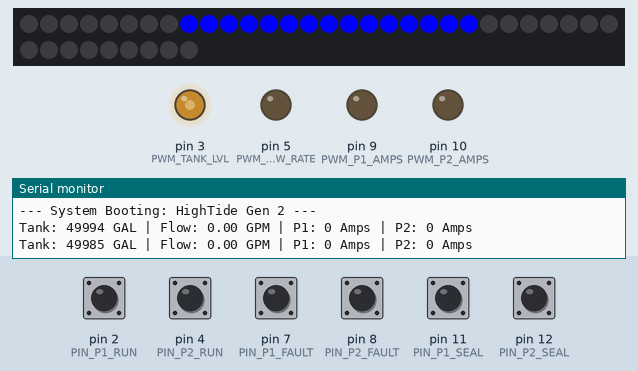
The sketch below on a simulated Arduino Uno, built with avr-gcc and run on an emulated ATmega328P. Shown: 39 RGB LEDs in strip order, left to right, continuing on the next row, output pins drawn as LEDs (lit = HIGH), the last lines printed to the serial monitor. Inputs (shaded band) come from the test bench; at power-on: pin 2 (PIN_P1_RUN), pin 4 (PIN_P2_RUN), pin 7 (PIN_P1_FAULT), pin 8 (PIN_P2_FAULT), pin 11 (PIN_P1_SEAL), pin 12 (PIN_P2_SEAL) HIGH. Random numbers use the default seed unless the sketch sets one.

Above: at 2.2 s.
2.3 s: pin 2 (PIN_P1_RUN) pulled LOW for 1 s
At 3.23 s:
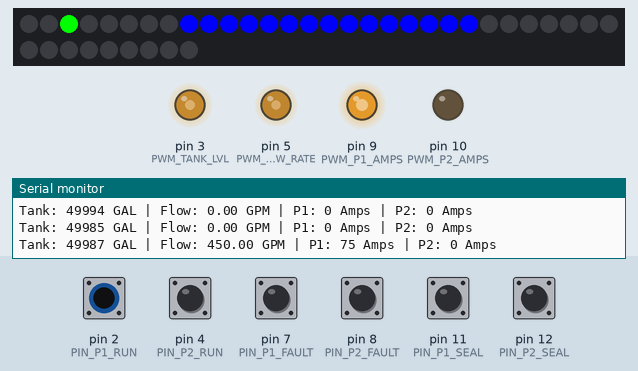
5.5 s: pin 7 (PIN_P1_FAULT) pulled LOW for 1 s
At 6.03 s:
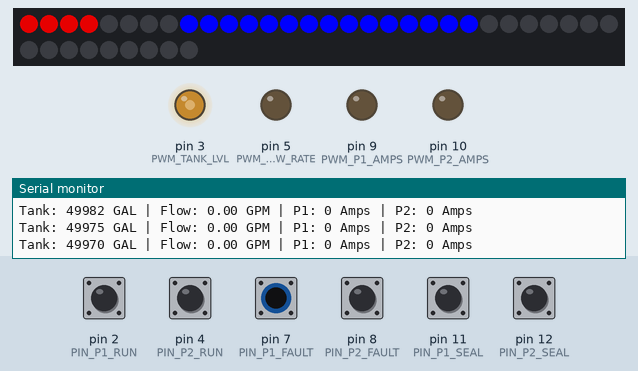
8.1 s: pin 4 (PIN_P2_RUN) pulled LOW for 1 s
At 9.8 s:
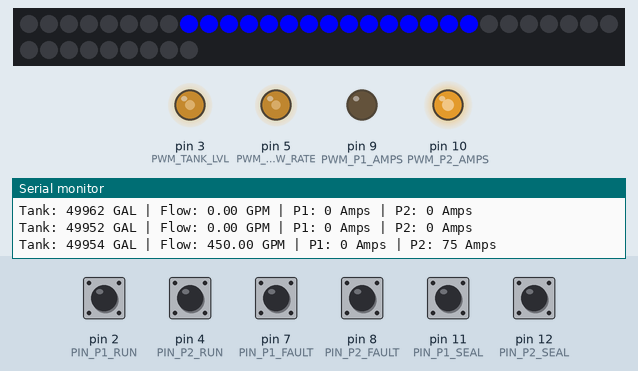
11.5 s: pin 8 (PIN_P2_FAULT) pulled LOW for 1 s
At 12.03 s:
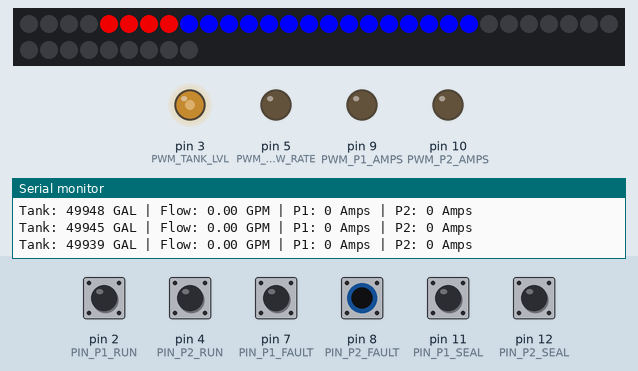
14.0 s: pin 2 (PIN_P1_RUN) pulled LOW for 1 s
At 14.12 s:
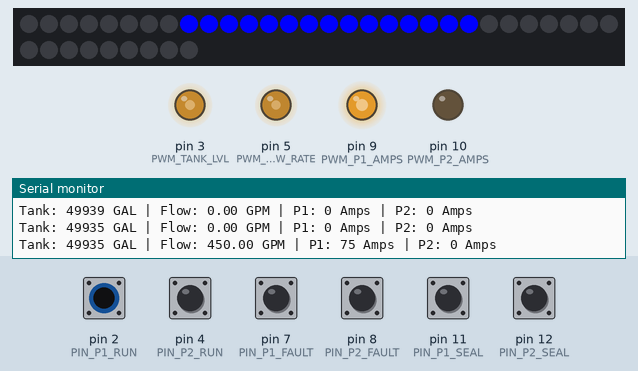
16.5 s: pin 7 (PIN_P1_FAULT) pulled LOW for 0.15 s
At 16.83 s:
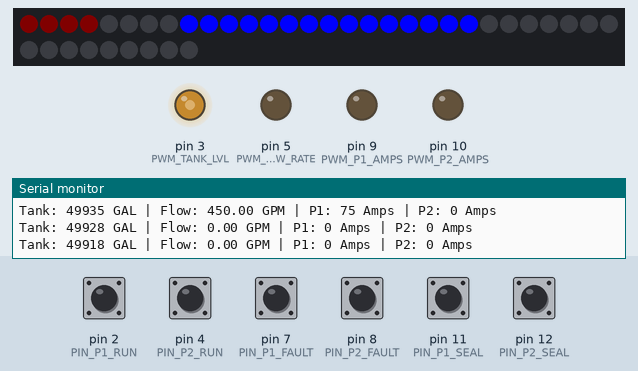
Timing chart, 0 to 38.5 s (numbered marks = the images above; inputs shaded):
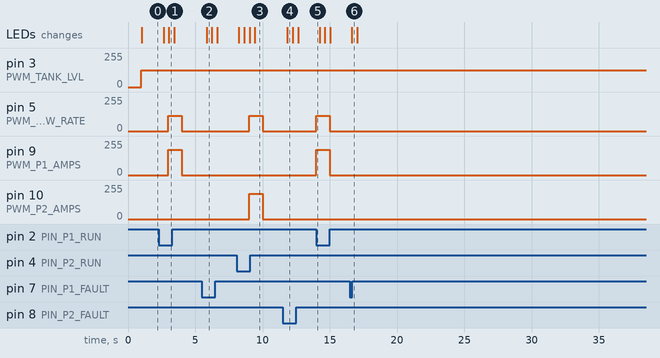

Measured:
- after the input at 2.3 s, pin 5 (PWM_FLOW_RATE): 0/255 → 114/255 after 0.70 s, → 0/255 1.0 s later; pin 9 (PWM_P1_AMPS): 0/255 → 191/255 after 0.70 s, → 0/255 1.0 s later; the LEDs: first change after 0.34 s (image 1 shows a later state)
- after the input at 5.5 s, the LEDs: change after 0.34 s (image 2)
- after the input at 8.1 s, pin 5 (PWM_FLOW_RATE): 0/255 → 114/255 after 0.90 s, → 0/255 1.0 s later; pin 10 (PWM_P2_AMPS): 0/255 → 191/255 after 0.90 s, → 0/255 1.0 s later; the LEDs: first change after 0.14 s (image 3 shows a later state)
- after the input at 11.5 s, the LEDs: change after 0.34 s (image 4)
- after the input at 14.0 s, pin 5 (PWM_FLOW_RATE): 0/255 → 114/255 at once, → 0/255 1.0 s later; pin 9 (PWM_P1_AMPS): 0/255 → 191/255 at once, → 0/255 1.0 s later
- after the input at 16.5 s, the LEDs: change after 0.14 s (image 6)

The sketch:

HighTide_DemoCase1.02.ino
```cpp
#include <Adafruit_NeoPixel.h>

// --- CONFIGURABLE PARAMETERS ---
const int LED_BRIGHTNESS   = 255;      // Adjust based on your power supply heat
const unsigned long TANK_CAPACITY = 100000;
const int PUMP_FLOW_SINGLE = 450;
const int PUMP_FLOW_DUAL   = 350;
const int PUMP_AMPS_SINGLE = 75;
const int PUMP_AMPS_DUAL   = 65;

// --- PIN ASSIGNMENTS ---
const int PIN_NEOPIXEL  = 6;
const int PIN_P1_RUN    = 2;
const int PIN_P2_RUN    = 4;
const int PIN_P1_FAULT  = 7;
const int PIN_P2_FAULT  = 8;
const int PIN_P1_SEAL   = 11;  // New Seal Fail Input
const int PIN_P2_SEAL   = 12;  // New Seal Fail Input

const int PWM_TANK_LVL  = 3;
const int PWM_FLOW_RATE = 5;
const int PWM_P1_AMPS   = 9;
const int PWM_P2_AMPS   = 10;

Adafruit_NeoPixel strip(39, PIN_NEOPIXEL, NEO_GRB + NEO_KHZ800);

float currentGallons = 50000;
unsigned long lastUpdate = 0;
int animationFrame = 0;
int fadeValue = 0;
bool fadeDirection = true;

void setup() {
  Serial.begin(9600);
  delay(1000);
  Serial.println("--- System Booting: HighTide Gen 2 ---");

  strip.begin();
  strip.setBrightness(LED_BRIGHTNESS);
  strip.show();

  pinMode(PIN_P1_RUN, INPUT_PULLUP);
  pinMode(PIN_P2_RUN, INPUT_PULLUP);
  pinMode(PIN_P1_FAULT, INPUT_PULLUP);
  pinMode(PIN_P2_FAULT, INPUT_PULLUP);
  pinMode(PIN_P1_SEAL, INPUT_PULLUP);
  pinMode(PIN_P2_SEAL, INPUT_PULLUP);
}

void loop() {
  // Read Inputs
  bool p1Run = !digitalRead(PIN_P1_RUN);
  bool p2Run = !digitalRead(PIN_P2_RUN);
  bool p1Fail = !digitalRead(PIN_P1_FAULT);
  bool p2Fail = !digitalRead(PIN_P2_FAULT);
  bool p1Seal = !digitalRead(PIN_P1_SEAL);
  bool p2Seal = !digitalRead(PIN_P2_SEAL);

  // Physics Logic (1 Second Interval)
  if (millis() - lastUpdate >= 1000) {
    lastUpdate = millis();
    int currentDrain = random(100, 601);

    // Seal fail does NOT stop the pump, only a Fault does
    float p1Inflow = (p1Run && !p1Fail) ? ((p2Run && !p2Fail) ? PUMP_FLOW_DUAL : PUMP_FLOW_SINGLE) : 0;
    float p2Inflow = (p2Run && !p2Fail) ? ((p1Run && !p1Fail) ? PUMP_FLOW_DUAL : PUMP_FLOW_SINGLE) : 0;

    float netChangePerSecond = ((p1Inflow + p2Inflow) - currentDrain) / 60.0;
    currentGallons += netChangePerSecond;
    currentGallons = constrain(currentGallons, 0, TANK_CAPACITY);

    // Update PWM Outputs
    analogWrite(PWM_TANK_LVL, map(currentGallons, 0, TANK_CAPACITY, 0, 255));
    analogWrite(PWM_FLOW_RATE, map(p1Inflow + p2Inflow, 0, 1000, 0, 255));

    int p1A = (p1Run && !p1Fail) ? ((p2Run && !p2Fail) ? PUMP_AMPS_DUAL : PUMP_AMPS_SINGLE) : 0;
    int p2A = (p2Run && !p2Fail) ? ((p1Run && !p1Fail) ? PUMP_AMPS_DUAL : PUMP_AMPS_SINGLE) : 0;
    analogWrite(PWM_P1_AMPS, map(p1A, 0, 100, 0, 255));
    analogWrite(PWM_P2_AMPS, map(p2A, 0, 100, 0, 255));

    // Telemetry
    Serial.print("Tank: "); Serial.print(currentGallons, 0); Serial.print(" GAL | ");
    Serial.print("Flow: "); Serial.print(p1Inflow + p2Inflow); Serial.print(" GPM | ");
    Serial.print("P1: "); Serial.print(p1A); Serial.print(" Amps | ");
    Serial.print("P2: "); Serial.print(p2A); Serial.println(" Amps");
  }

  updateLEDs(p1Run, p1Fail, p1Seal, p2Run, p2Fail, p2Seal);
}

void updateLEDs(bool r1, bool f1, bool s1, bool r2, bool f2, bool s2) {
  static unsigned long lastAnim = 0;
  if (millis() - lastAnim < 400) return;
  lastAnim = millis();

  animationFrame = (animationFrame + 1) % 4;

  if (fadeDirection) fadeValue += 25; else fadeValue -= 25;
  if (fadeValue >= 250) { fadeValue = 250; fadeDirection = false; }
  if (fadeValue <= 5)   { fadeValue = 5;   fadeDirection = true; }

  strip.clear();

  // Colors
  uint32_t green = strip.Color(0, 255, 0);
  uint32_t purple = strip.Color(180, 0, 255); // Red + Blue = Purple
  uint32_t redFade = strip.Color(fadeValue, 0, 0);
  uint32_t blue = strip.Color(0, 0, 255);

  for (int i = 0; i < 4; i++) {
    // Pump 1
    if (f1) strip.setPixelColor(i, redFade);
    else if (r1 && i == animationFrame) {
      strip.setPixelColor(i, s1 ? purple : green);
    }

    // Pump 2
    if (f2) strip.setPixelColor(i + 4, redFade);
    else if (r2 && i == animationFrame) {
      strip.setPixelColor(i + 4, s2 ? purple : green);
    }
  }

  // Tank Level
  int numTankLeds = map((long)currentGallons, 0, (long)TANK_CAPACITY, 0, 31);
  numTankLeds = constrain(numTankLeds, 0, 31);
  for (int i = 0; i < numTankLeds; i++) {
    strip.setPixelColor(i + 8, blue);
  }

  strip.show();
}
```
